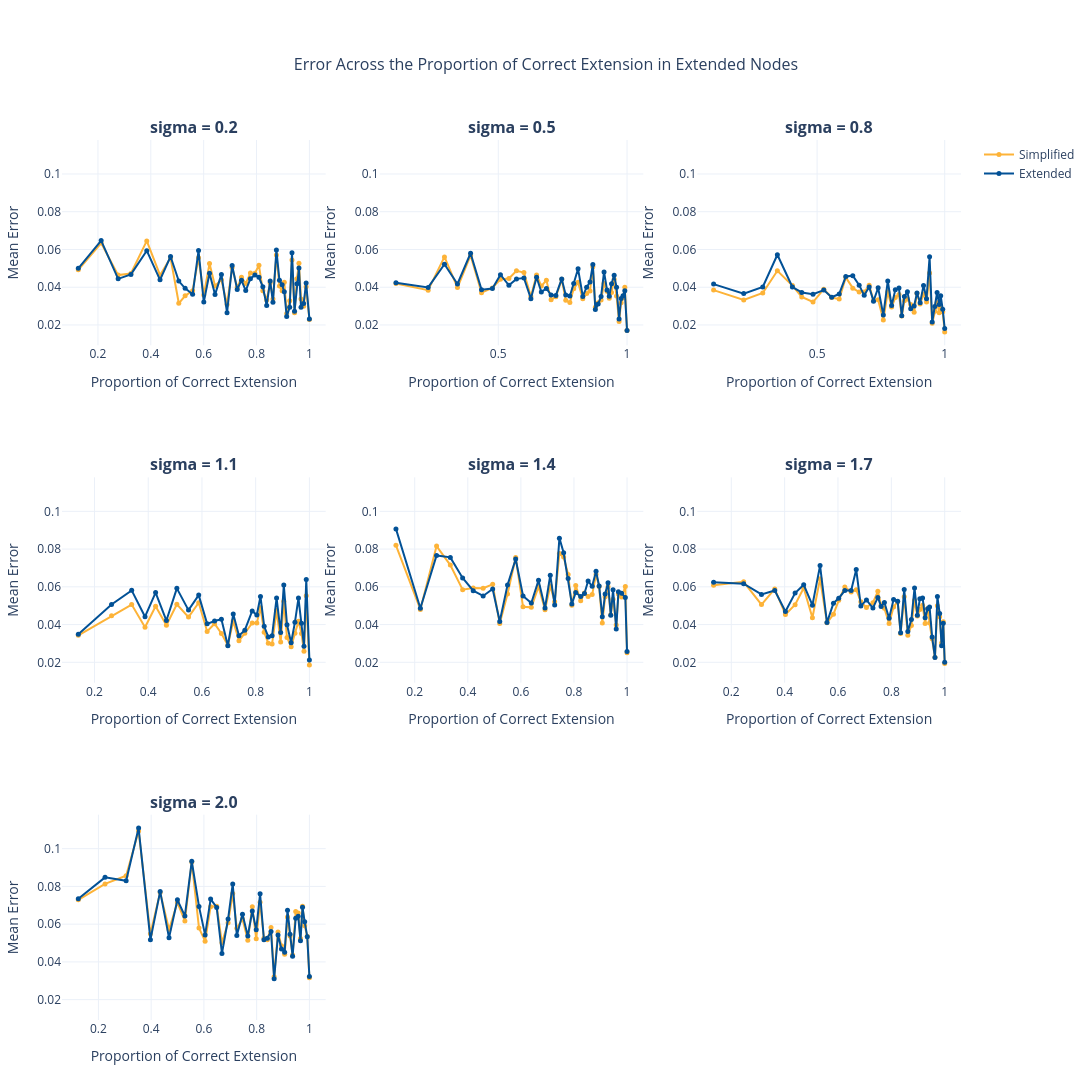

The cell this chart's notebook holds for it:
### Code cell
accuracy_vs_proportion_extension(master_unary_df, "unary", 200)
